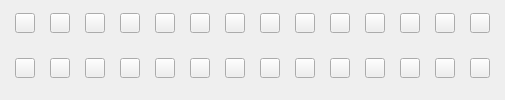
       <widget class="QWidget" name="widget_2" native="true">
        <layout class="QGridLayout" name="gridLayout_2">
         <property name="leftMargin">
          <number>15</number>
         </property>
         <property name="topMargin">
          <number>0</number>
         </property>
         <property name="rightMargin">
          <number>15</number>
         </property>
         <property name="bottomMargin">
          <number>15</number>
         </property>
         <property name="spacing">
          <number>15</number>
         </property>
         <item row="0" column="10">
          <widget class="QPushButton" name="colorButton_11">
           <property name="sizePolicy">
            <sizepolicy hsizetype="Fixed" vsizetype="Fixed">
             <horstretch>0</horstretch>
             <verstretch>0</verstretch>
            </sizepolicy>
           </property>
           <property name="minimumSize">
            <size>
             <width>20</width>
             <height>20</height>
            </size>
           </property>
           <property name="maximumSize">
            <size>
             <width>20</width>
             <height>13</height>
            </size>
           </property>
           <property name="text">
            <string/>
           </property>
          </widget>
         </item>
         <item row="0" column="6">
          <widget class="QPushButton" name="colorButton_7">
           <property name="sizePolicy">
            <sizepolicy hsizetype="Fixed" vsizetype="Fixed">
             <horstretch>0</horstretch>
             <verstretch>0</verstretch>
            </sizepolicy>
           </property>
           <property name="minimumSize">
            <size>
             <width>20</width>
             <height>20</height>
            </size>
           </property>
           <property name="maximumSize">
            <size>
             <width>20</width>
             <height>13</height>
            </size>
           </property>
           <property name="text">
            <string/>
           </property>
          </widget>
         </item>
         <item row="0" column="8">
          <widget class="QPushButton" name="colorButton_9">
           <property name="sizePolicy">
            <sizepolicy hsizetype="Fixed" vsizetype="Fixed">
             <horstretch>0</horstretch>
             <verstretch>0</verstretch>
            </sizepolicy>
           </property>
           <property name="minimumSize">
            <size>
             <width>20</width>
             <height>20</height>
            </size>
           </property>
           <property name="maximumSize">
            <size>
             <width>20</width>
             <height>13</height>
            </size>
           </property>
           <property name="text">
            <string/>
           </property>
          </widget>
         </item>
         <item row="0" column="9">
          <widget class="QPushButton" name="colorButton_10">
           <property name="sizePolicy">
            <sizepolicy hsizetype="Fixed" vsizetype="Fixed">
             <horstretch>0</horstretch>
             <verstretch>0</verstretch>
            </sizepolicy>
           </property>
           <property name="minimumSize">
            <size>
             <width>20</width>
             <height>20</height>
            </size>
           </property>
           <property name="maximumSize">
            <size>
             <width>20</width>
             <height>13</height>
            </size>
           </property>
           <property name="text">
            <string/>
           </property>
          </widget>
         </item>
         <item row="1" column="8">
          <widget class="QPushButton" name="colorButton_23">
           <property name="sizePolicy">
            <sizepolicy hsizetype="Fixed" vsizetype="Fixed">
             <horstretch>0</horstretch>
             <verstretch>0</verstretch>
            </sizepolicy>
           </property>
           <property name="minimumSize">
            <size>
             <width>20</width>
             <height>20</height>
            </size>
           </property>
           <property name="maximumSize">
            <size>
             <width>20</width>
             <height>13</height>
            </size>
           </property>
           <property name="text">
            <string/>
           </property>
          </widget>
         </item>
         <item row="1" column="3">
          <widget class="QPushButton" name="colorButton_18">
           <property name="sizePolicy">
            <sizepolicy hsizetype="Fixed" vsizetype="Fixed">
             <horstretch>0</horstretch>
             <verstretch>0</verstretch>
            </sizepolicy>
           </property>
           <property name="minimumSize">
            <size>
             <width>20</width>
             <height>20</height>
            </size>
           </property>
           <property name="maximumSize">
            <size>
             <width>20</width>
             <height>13</height>
            </size>
           </property>
           <property name="text">
            <string/>
           </property>
          </widget>
         </item>
         <item row="1" column="5">
          <widget class="QPushButton" name="colorButton_20">
           <property name="sizePolicy">
            <sizepolicy hsizetype="Fixed" vsizetype="Fixed">
             <horstretch>0</horstretch>
             <verstretch>0</verstretch>
            </sizepolicy>
           </property>
           <property name="minimumSize">
            <size>
             <width>20</width>
             <height>20</height>
            </size>
           </property>
           <property name="maximumSize">
            <size>
             <width>20</width>
             <height>13</height>
            </size>
           </property>
           <property name="text">
            <string/>
           </property>
          </widget>
         </item>
         <item row="0" column="5">
          <widget class="QPushButton" name="colorButton_6">
           <property name="sizePolicy">
            <sizepolicy hsizetype="Fixed" vsizetype="Fixed">
             <horstretch>0</horstretch>
             <verstretch>0</verstretch>
            </sizepolicy>
           </property>
           <property name="minimumSize">
            <size>
             <width>20</width>
             <height>20</height>
            </size>
           </property>
           <property name="maximumSize">
            <size>
             <width>20</width>
             <height>13</height>
            </size>
           </property>
           <property name="text">
            <string/>
           </property>
          </widget>
         </item>
         <item row="0" column="2">
          <widget class="QPushButton" name="colorButton_3">
           <property name="sizePolicy">
            <sizepolicy hsizetype="Fixed" vsizetype="Fixed">
             <horstretch>0</horstretch>
             <verstretch>0</verstretch>
            </sizepolicy>
           </property>
           <property name="minimumSize">
            <size>
             <width>20</width>
             <height>20</height>
            </size>
           </property>
           <property name="maximumSize">
            <size>
             <width>20</width>
             <height>13</height>
            </size>
           </property>
           <property name="text">
            <string/>
           </property>
          </widget>
         </item>
         <item row="1" column="9">
          <widget class="QPushButton" name="colorButton_24">
           <property name="sizePolicy">
            <sizepolicy hsizetype="Fixed" vsizetype="Fixed">
             <horstretch>0</horstretch>
             <verstretch>0</verstretch>
            </sizepolicy>
           </property>
           <property name="minimumSize">
            <size>
             <width>20</width>
             <height>20</height>
            </size>
           </property>
           <property name="maximumSize">
            <size>
             <width>20</width>
             <height>13</height>
            </size>
           </property>
           <property name="text">
            <string/>
           </property>
          </widget>
         </item>
         <item row="1" column="2">
          <widget class="QPushButton" name="colorButton_17">
           <property name="sizePolicy">
            <sizepolicy hsizetype="Fixed" vsizetype="Fixed">
             <horstretch>0</horstretch>
             <verstretch>0</verstretch>
            </sizepolicy>
           </property>
           <property name="minimumSize">
            <size>
             <width>20</width>
             <height>20</height>
            </size>
           </property>
           <property name="maximumSize">
            <size>
             <width>20</width>
             <height>13</height>
            </size>
           </property>
           <property name="text">
            <string/>
           </property>
          </widget>
         </item>
         <item row="0" column="0">
          <widget class="QPushButton" name="colorButton_1">
           <property name="sizePolicy">
            <sizepolicy hsizetype="Fixed" vsizetype="Fixed">
             <horstretch>0</horstretch>
             <verstretch>0</verstretch>
            </sizepolicy>
           </property>
           <property name="minimumSize">
            <size>
             <width>20</width>
             <height>20</height>
            </size>
           </property>
           <property name="maximumSize">
            <size>
             <width>20</width>
             <height>13</height>
            </size>
           </property>
           <property name="styleSheet">
            <string notr="true"/>
           </property>
           <property name="text">
            <string/>
           </property>
          </widget>
         </item>
         <item row="0" column="7">
          <widget class="QPushButton" name="colorButton_8">
           <property name="sizePolicy">
            <sizepolicy hsizetype="Fixed" vsizetype="Fixed">
             <horstretch>0</horstretch>
             <verstretch>0</verstretch>
            </sizepolicy>
           </property>
           <property name="minimumSize">
            <size>
             <width>20</width>
             <height>20</height>
            </size>
           </property>
           <property name="maximumSize">
            <size>
             <width>20</width>
             <height>13</height>
            </size>
           </property>
           <property name="text">
            <string/>
           </property>
          </widget>
         </item>
         <item row="1" column="12">
          <widget class="QPushButton" name="colorButton_27">
           <property name="sizePolicy">
            <sizepolicy hsizetype="Fixed" vsizetype="Fixed">
             <horstretch>0</horstretch>
             <verstretch>0</verstretch>
            </sizepolicy>
           </property>
           <property name="minimumSize">
            <size>
             <width>20</width>
             <height>20</height>
            </size>
           </property>
           <property name="maximumSize">
            <size>
             <width>20</width>
             <height>13</height>
            </size>
           </property>
           <property name="text">
            <string/>
           </property>
          </widget>
         </item>
         <item row="1" column="7">
          <widget class="QPushButton" name="colorButton_22">
           <property name="sizePolicy">
            <sizepolicy hsizetype="Fixed" vsizetype="Fixed">
             <horstretch>0</horstretch>
             <verstretch>0</verstretch>
            </sizepolicy>
           </property>
           <property name="minimumSize">
            <size>
             <width>20</width>
             <height>20</height>
            </size>
           </property>
           <property name="maximumSize">
            <size>
             <width>20</width>
             <height>13</height>
            </size>
           </property>
           <property name="text">
            <string/>
           </property>
          </widget>
         </item>
         <item row="1" column="0">
          <widget class="QPushButton" name="colorButton_15">
           <property name="sizePolicy">
            <sizepolicy hsizetype="Fixed" vsizetype="Fixed">
             <horstretch>0</horstretch>
             <verstretch>0</verstretch>
            </sizepolicy>
           </property>
           <property name="minimumSize">
            <size>
             <width>20</width>
             <height>20</height>
            </size>
           </property>
           <property name="maximumSize">
            <size>
             <width>20</width>
             <height>13</height>
            </size>
           </property>
           <property name="text">
            <string/>
           </property>
          </widget>
         </item>
         <item row="0" column="4">
          <widget class="QPushButton" name="colorButton_5">
           <property name="sizePolicy">
            <sizepolicy hsizetype="Fixed" vsizetype="Fixed">
             <horstretch>0</horstretch>
             <verstretch>0</verstretch>
            </sizepolicy>
           </property>
           <property name="minimumSize">
            <size>
             <width>20</width>
             <height>20</height>
            </size>
           </property>
           <property name="maximumSize">
            <size>
             <width>20</width>
             <height>13</height>
            </size>
           </property>
           <property name="text">
            <string/>
           </property>
          </widget>
         </item>
         <item row="0" column="1">
          <widget class="QPushButton" name="colorButton_2">
           <property name="sizePolicy">
            <sizepolicy hsizetype="Fixed" vsizetype="Fixed">
             <horstretch>0</horstretch>
             <verstretch>0</verstretch>
            </sizepolicy>
           </property>
           <property name="minimumSize">
            <size>
             <width>20</width>
             <height>20</height>
            </size>
           </property>
           <property name="maximumSize">
            <size>
             <width>20</width>
             <height>13</height>
            </size>
           </property>
           <property name="text">
            <string/>
           </property>
          </widget>
         </item>
         <item row="1" column="1">
          <widget class="QPushButton" name="colorButton_16">
           <property name="sizePolicy">
            <sizepolicy hsizetype="Fixed" vsizetype="Fixed">
             <horstretch>0</horstretch>
             <verstretch>0</verstretch>
            </sizepolicy>
           </property>
           <property name="minimumSize">
            <size>
             <width>20</width>
             <height>20</height>
            </size>
           </property>
           <property name="maximumSize">
            <size>
             <width>20</width>
             <height>13</height>
            </size>
           </property>
           <property name="text">
            <string/>
           </property>
          </widget>
         </item>
         <item row="0" column="13">
          <widget class="QPushButton" name="colorButton_14">
           <property name="sizePolicy">
            <sizepolicy hsizetype="Fixed" vsizetype="Fixed">
             <horstretch>0</horstretch>
             <verstretch>0</verstretch>
            </sizepolicy>
           </property>
           <property name="minimumSize">
            <size>
             <width>20</width>
             <height>20</height>
            </size>
           </property>
           <property name="maximumSize">
            <size>
             <width>20</width>
             <height>13</height>
            </size>
           </property>
           <property name="text">
            <string/>
           </property>
          </widget>
         </item>
         <item row="0" column="3">
          <widget class="QPushButton" name="colorButton_4">
           <property name="sizePolicy">
            <sizepolicy hsizetype="Fixed" vsizetype="Fixed">
             <horstretch>0</horstretch>
             <verstretch>0</verstretch>
            </sizepolicy>
           </property>
           <property name="minimumSize">
            <size>
             <width>20</width>
             <height>20</height>
            </size>
           </property>
           <property name="maximumSize">
            <size>
             <width>20</width>
             <height>13</height>
            </size>
           </property>
           <property name="text">
            <string/>
           </property>
          </widget>
         </item>
         <item row="1" column="6">
          <widget class="QPushButton" name="colorButton_21">
           <property name="sizePolicy">
            <sizepolicy hsizetype="Fixed" vsizetype="Fixed">
             <horstretch>0</horstretch>
             <verstretch>0</verstretch>
            </sizepolicy>
           </property>
           <property name="minimumSize">
            <size>
             <width>20</width>
             <height>20</height>
            </size>
           </property>
           <property name="maximumSize">
            <size>
             <width>20</width>
             <height>13</height>
            </size>
           </property>
           <property name="text">
            <string/>
           </property>
          </widget>
         </item>
         <item row="1" column="10">
          <widget class="QPushButton" name="colorButton_25">
           <property name="sizePolicy">
            <sizepolicy hsizetype="Fixed" vsizetype="Fixed">
             <horstretch>0</horstretch>
             <verstretch>0</verstretch>
            </sizepolicy>
           </property>
           <property name="minimumSize">
            <size>
             <width>20</width>
             <height>20</height>
            </size>
           </property>
           <property name="maximumSize">
            <size>
             <width>20</width>
             <height>13</height>
            </size>
           </property>
           <property name="text">
            <string/>
           </property>
          </widget>
         </item>
         <item row="0" column="11">
          <widget class="QPushButton" name="colorButton_12">
           <property name="sizePolicy">
            <sizepolicy hsizetype="Fixed" vsizetype="Fixed">
             <horstretch>0</horstretch>
             <verstretch>0</verstretch>
            </sizepolicy>
           </property>
           <property name="minimumSize">
            <size>
             <width>20</width>
             <height>20</height>
            </size>
           </property>
           <property name="maximumSize">
            <size>
             <width>20</width>
             <height>13</height>
            </size>
           </property>
           <property name="text">
            <string/>
           </property>
          </widget>
         </item>
         <item row="1" column="4">
          <widget class="QPushButton" name="colorButton_19">
           <property name="sizePolicy">
            <sizepolicy hsizetype="Fixed" vsizetype="Fixed">
             <horstretch>0</horstretch>
             <verstretch>0</verstretch>
            </sizepolicy>
           </property>
           <property name="minimumSize">
            <size>
             <width>20</width>
             <height>20</height>
            </size>
           </property>
           <property name="maximumSize">
            <size>
             <width>20</width>
             <height>13</height>
            </size>
           </property>
           <property name="text">
            <string/>
           </property>
          </widget>
         </item>
         <item row="0" column="12">
          <widget class="QPushButton" name="colorButton_13">
           <property name="sizePolicy">
            <sizepolicy hsizetype="Fixed" vsizetype="Fixed">
             <horstretch>0</horstretch>
             <verstretch>0</verstretch>
            </sizepolicy>
           </property>
           <property name="minimumSize">
            <size>
             <width>20</width>
             <height>20</height>
            </size>
           </property>
           <property name="maximumSize">
            <size>
             <width>20</width>
             <height>13</height>
            </size>
           </property>
           <property name="text">
            <string/>
           </property>
          </widget>
         </item>
         <item row="1" column="11">
          <widget class="QPushButton" name="colorButton_26">
           <property name="sizePolicy">
            <sizepolicy hsizetype="Fixed" vsizetype="Fixed">
             <horstretch>0</horstretch>
             <verstretch>0</verstretch>
            </sizepolicy>
           </property>
           <property name="minimumSize">
            <size>
             <width>20</width>
             <height>20</height>
            </size>
           </property>
           <property name="maximumSize">
            <size>
             <width>20</width>
             <height>13</height>
            </size>
           </property>
           <property name="text">
            <string/>
           </property>
          </widget>
         </item>
         <item row="1" column="13">
          <widget class="QPushButton" name="colorButton_28">
           <property name="sizePolicy">
            <sizepolicy hsizetype="Fixed" vsizetype="Fixed">
             <horstretch>0</horstretch>
             <verstretch>0</verstretch>
            </sizepolicy>
           </property>
           <property name="minimumSize">
            <size>
             <width>20</width>
             <height>20</height>
            </size>
           </property>
           <property name="maximumSize">
            <size>
             <width>20</width>
             <height>13</height>
            </size>
           </property>
           <property name="text">
            <string/>
           </property>
          </widget>
         </item>
        </layout>
       </widget>
